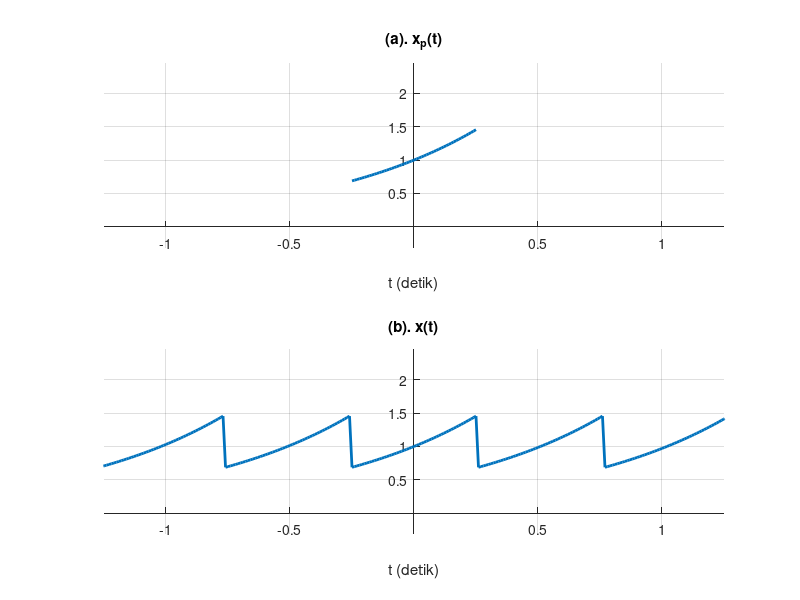

MATLAB code to generate this figure:
clear all; close all; clc
fs = 100; t = -0.25:1/fs:0.25;

xt = e.^(1.5*t);

l=length(xt);n = 11;xta = [];
for i=1:n for i2 = 1:l xta(i2,i) = xt(i2);end end 
xtall = reshape(xta,1,n*l);
t2 = []; t2(i) = 0;
for i3 = 2:length(xtall) t2(i3) = t2(i3-1)+(1/fs); end
l2 = length(t2); t3_i = round(l2/2); t3 = [];
for i3 = 1:l2 t3(i3) = t2(i3)-t2(t3_i); end

subplot(2,1,1); plot(t,xt,'LineWidth',2); set(gca,"box","off")
set(gca,"yaxislocation","origin");set(gca,"xaxislocation","origin")
xlabel("t (detik)"); title('(a). x_p(t)'); grid on
ylim([min(xtall)-1 max(xtall)+1]); xlim([min(t)-1 max(t)+1])

subplot(2,1,2);plot(t3,xtall,'LineWidth',2); set(gca,"box","off")
set(gca,"yaxislocation","origin");set(gca,"xaxislocation","origin")
xlabel("t (detik)"); title("(b). x(t)"); grid on
ylim([min(xtall)-1 max(xtall)+1]); xlim([min(t)-1 max(t)+1]);